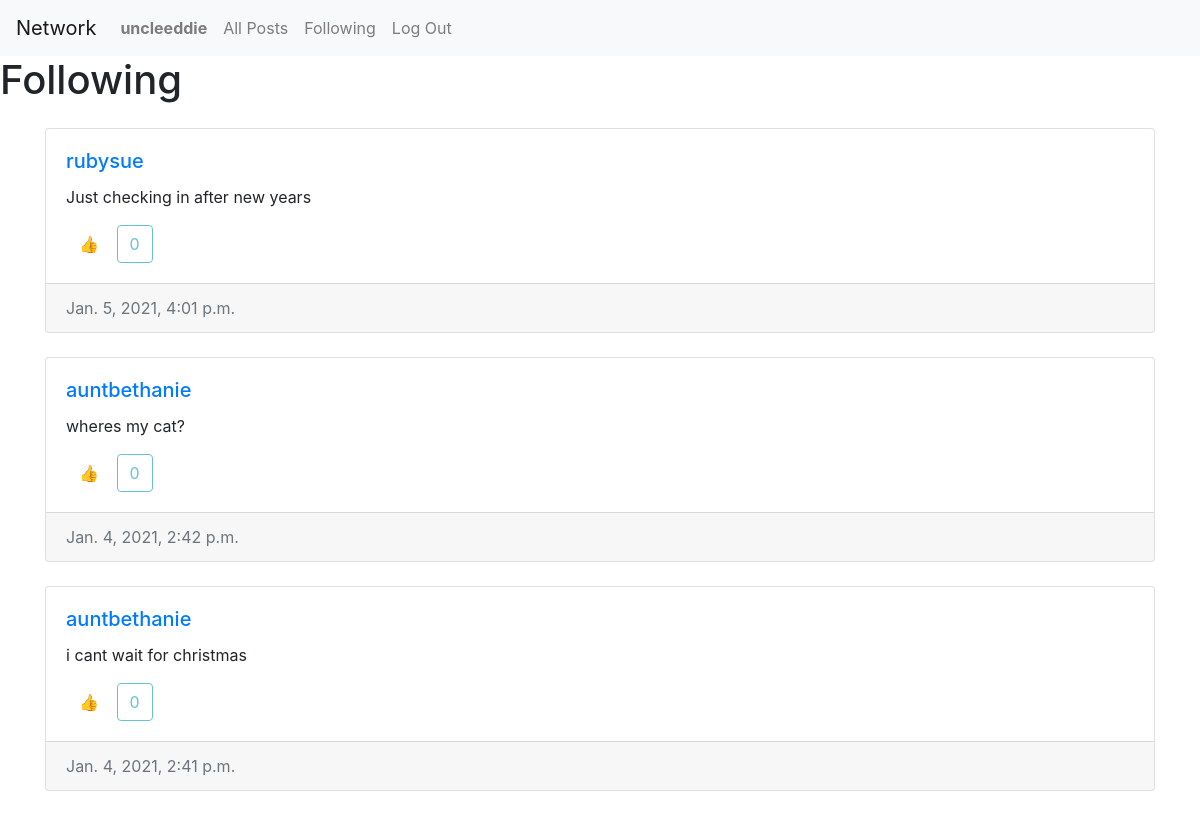
The app's page /following (signed in, upper part), older data.
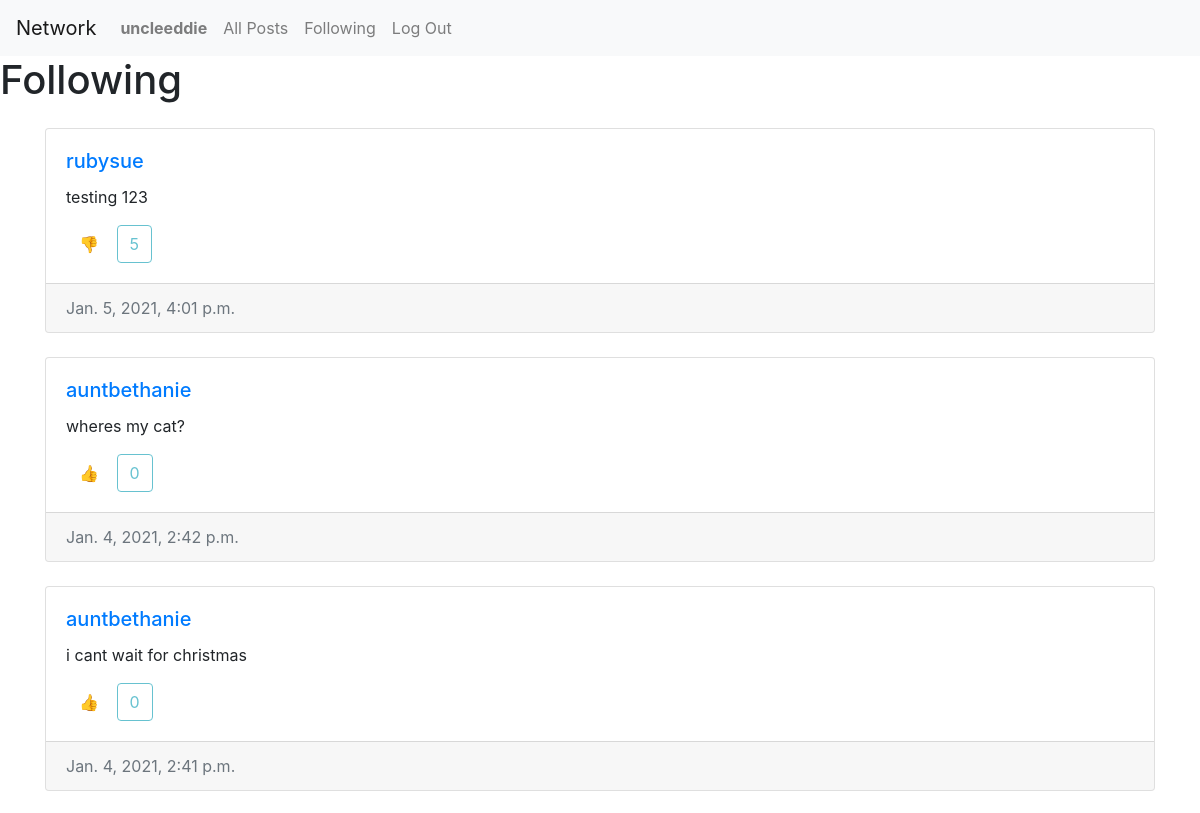
The same page, newer data.
### network/models.py (models this page shows, shortened)
class Post(models.Model):
    user = models.ForeignKey(User, on_delete= models.CASCADE, related_name= "posts")
    content = models.TextField(blank=True)
    date_created = models.DateTimeField(auto_now_add=True)
    likers = models.ManyToManyField(User, blank=True, related_name="userslikes")

class User(AbstractUser):
    pass

### network/views.py (the view)
# urls.py: path("following", views.displayfollowing, name="following"),
@login_required
def displayfollowing(request):
    if request.method == "GET":
        follower = Follower.objects.get(user = request.user)
        usersfollowed = follower.following.all()
        if usersfollowed:
            posts = Post.objects.filter(reduce(lambda x,y : x | y, [Q(user=usr) for usr in usersfollowed])).order_by('-date_created')
        else:
            posts= ""
        paginator = Paginator(posts, 10)
        page_number = request.GET.get('page')
        page_obj = paginator.get_page(page_number)
        return render(request, "network/following.html", {
            "posts": posts,
            "page_obj": page_obj
        })

### network/templates/network/following.html (shortened to what this page needs)
{% extends "network/layout.html" %}
{% load static %}
{% block body %}
    <h1>Following</h1>
    {% if posts%}
    <div class="container mt-4 w-100">
        {%for post in page_obj%}
            <div class="card mb-4">
                <div class="card-body">
                    <h5 class="card-title"><a class="card-link" href="{% url 'profile' post.user %}">{{post.user}}</a></h5>
                    <p class="card-text" id="content{{post.id}}">{{post.content}}</p>
                    <div class="actions">
                        <div class="like-containter">
                            {% if request.user in post.likers.all%}
                            <button data-id="{{post.id}}" class="likebtn like{{post.id}} btn btn-small">👎</button>
                            {% else %}
                            <button data-id="{{post.id}}" class="likebtn like{{post.id}} btn btn-small">👍</button>
                            {% endif %}
                            <button type="button" disabled class="likecounter{{post.id}} btn btn-small btn-outline-info">{{post.likers.all.count}}</button>
                        </div>
                    </div>
                </div>
                <div class="card-footer text-muted">
                    {{post.date_created}}
                </div>
            </div>
        {% endfor %}
    </div>
    {% else %}
    <h4>You are not following an users at this time</h4>
    {% endif %}
{% endblock %}

Row changes from the older to the newer data that the page shows:
changed Post "rubysue": content "Just checking in after new years" → "testing 123"; likers.all.count "0" → "5"; text "👍" → "👎"
